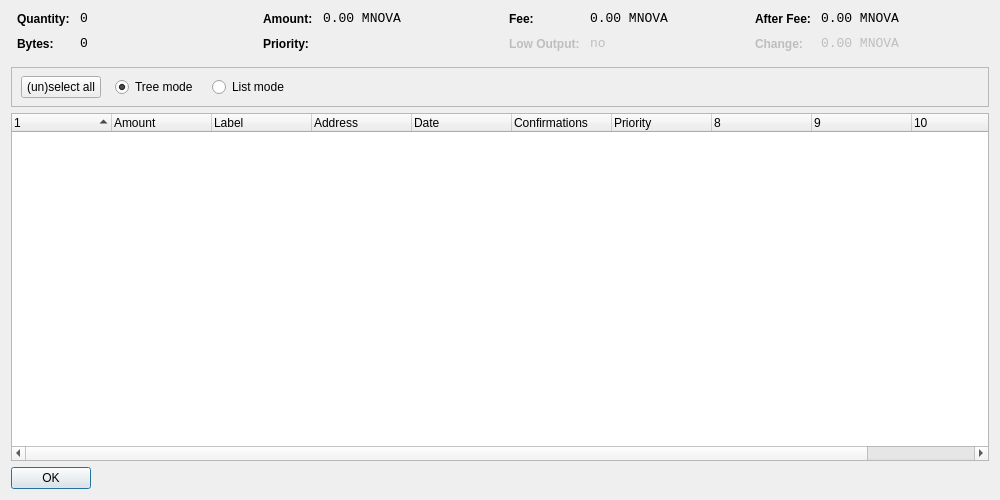
<?xml version="1.0" encoding="UTF-8"?>
<ui version="4.0">
 <class>CoinControlDialog</class>
 <widget class="QDialog" name="CoinControlDialog">
  <property name="geometry">
   <rect>
    <x>0</x>
    <y>0</y>
    <width>1000</width>
    <height>500</height>
   </rect>
  </property>
  <property name="windowTitle">
   <string>Coin Control</string>
  </property>
  <layout class="QVBoxLayout" name="verticalLayout">
   <item>
    <layout class="QHBoxLayout" name="horizontalLayoutTop" stretch="0,0,0,0">
     <property name="topMargin">
      <number>0</number>
     </property>
     <property name="bottomMargin">
      <number>10</number>
     </property>
     <item>
      <layout class="QFormLayout" name="formLayoutCoinControl1">
       <property name="horizontalSpacing">
        <number>10</number>
       </property>
       <property name="verticalSpacing">
        <number>10</number>
       </property>
       <property name="leftMargin">
        <number>6</number>
       </property>
       <property name="rightMargin">
        <number>6</number>
       </property>
       <item row="0" column="0">
        <widget class="QLabel" name="labelCoinControlQuantityText">
         <property name="styleSheet">
          <string notr="true">font-weight:bold;</string>
         </property>
         <property name="text">
          <string>Quantity:</string>
         </property>
        </widget>
       </item>
       <item row="0" column="1">
        <widget class="QLabel" name="labelCoinControlQuantity">
         <property name="font">
          <font>
           <family>Monospace</family>
           <pointsize>10</pointsize>
          </font>
         </property>
         <property name="cursor">
          <cursorShape>IBeamCursor</cursorShape>
         </property>
         <property name="contextMenuPolicy">
          <enum>Qt::ActionsContextMenu</enum>
         </property>
         <property name="text">
          <string notr="true">0</string>
         </property>
         <property name="textInteractionFlags">
          <set>Qt::LinksAccessibleByMouse|Qt::TextSelectableByKeyboard|Qt::TextSelectableByMouse</set>
         </property>
        </widget>
       </item>
       <item row="1" column="0">
        <widget class="QLabel" name="labelCoinControlBytesText">
         <property name="styleSheet">
          <string notr="true">font-weight:bold;</string>
         </property>
         <property name="text">
          <string>Bytes:</string>
         </property>
        </widget>
       </item>
       <item row="1" column="1">
        <widget class="QLabel" name="labelCoinControlBytes">
         <property name="font">
          <font>
           <family>Monospace</family>
           <pointsize>10</pointsize>
          </font>
         </property>
         <property name="cursor">
          <cursorShape>IBeamCursor</cursorShape>
         </property>
         <property name="contextMenuPolicy">
          <enum>Qt::ActionsContextMenu</enum>
         </property>
         <property name="text">
          <string notr="true">0</string>
         </property>
         <property name="textInteractionFlags">
          <set>Qt::LinksAccessibleByMouse|Qt::TextSelectableByKeyboard|Qt::TextSelectableByMouse</set>
         </property>
        </widget>
       </item>
      </layout>
     </item>
     <item>
      <layout class="QFormLayout" name="formLayoutCoinControl2">
       <property name="horizontalSpacing">
        <number>10</number>
       </property>
       <property name="verticalSpacing">
        <number>10</number>
       </property>
       <property name="leftMargin">
        <number>6</number>
       </property>
       <property name="rightMargin">
        <number>6</number>
       </property>
       <item row="0" column="0">
        <widget class="QLabel" name="labelCoinControlAmountText">
         <property name="styleSheet">
          <string notr="true">font-weight:bold;</string>
         </property>
         <property name="text">
          <string>Amount:</string>
         </property>
        </widget>
       </item>
       <item row="0" column="1">
        <widget class="QLabel" name="labelCoinControlAmount">
         <property name="font">
          <font>
           <family>Monospace</family>
           <pointsize>10</pointsize>
          </font>
         </property>
         <property name="cursor">
          <cursorShape>IBeamCursor</cursorShape>
         </property>
         <property name="contextMenuPolicy">
          <enum>Qt::ActionsContextMenu</enum>
         </property>
         <property name="text">
          <string notr="true">0.00 MNOVA</string>
         </property>
         <property name="textInteractionFlags">
          <set>Qt::LinksAccessibleByMouse|Qt::TextSelectableByKeyboard|Qt::TextSelectableByMouse</set>
         </property>
        </widget>
       </item>
       <item row="1" column="0">
        <widget class="QLabel" name="labelCoinControlPriorityText">
         <property name="styleSheet">
          <string notr="true">font-weight:bold;</string>
         </property>
         <property name="text">
          <string>Priority:</string>
         </property>
        </widget>
       </item>
       <item row="1" column="1">
        <widget class="QLabel" name="labelCoinControlPriority">
         <property name="font">
          <font>
           <family>Monospace</family>
           <pointsize>10</pointsize>
          </font>
         </property>
         <property name="cursor">
          <cursorShape>IBeamCursor</cursorShape>
         </property>
         <property name="contextMenuPolicy">
          <enum>Qt::ActionsContextMenu</enum>
         </property>
         <property name="text">
          <string/>
         </property>
         <property name="textInteractionFlags">
          <set>Qt::LinksAccessibleByMouse|Qt::TextSelectableByKeyboard|Qt::TextSelectableByMouse</set>
         </property>
        </widget>
       </item>
      </layout>
     </item>
     <item>
      <layout class="QFormLayout" name="formLayoutCoinControl3">
       <property name="horizontalSpacing">
        <number>10</number>
       </property>
       <property name="verticalSpacing">
        <number>10</number>
       </property>
       <property name="leftMargin">
        <number>6</number>
       </property>
       <property name="rightMargin">
        <number>6</number>
       </property>
       <item row="0" column="0">
        <widget class="QLabel" name="labelCoinControlFeeText">
         <property name="styleSheet">
          <string notr="true">font-weight:bold;</string>
         </property>
         <property name="text">
          <string>Fee:</string>
         </property>
        </widget>
       </item>
       <item row="0" column="1">
        <widget class="QLabel" name="labelCoinControlFee">
         <property name="font">
          <font>
           <family>Monospace</family>
           <pointsize>10</pointsize>
          </font>
         </property>
         <property name="cursor">
          <cursorShape>IBeamCursor</cursorShape>
         </property>
         <property name="contextMenuPolicy">
          <enum>Qt::ActionsContextMenu</enum>
         </property>
         <property name="text">
          <string notr="true">0.00 MNOVA</string>
         </property>
         <property name="textInteractionFlags">
          <set>Qt::LinksAccessibleByMouse|Qt::TextSelectableByKeyboard|Qt::TextSelectableByMouse</set>
         </property>
        </widget>
       </item>
       <item row="1" column="0">
        <widget class="QLabel" name="labelCoinControlLowOutputText">
         <property name="enabled">
          <bool>false</bool>
         </property>
         <property name="styleSheet">
          <string notr="true">font-weight:bold;</string>
         </property>
         <property name="text">
          <string>Low Output:</string>
         </property>
        </widget>
       </item>
       <item row="1" column="1">
        <widget class="QLabel" name="labelCoinControlLowOutput">
         <property name="enabled">
          <bool>false</bool>
         </property>
         <property name="font">
          <font>
           <family>Monospace</family>
           <pointsize>10</pointsize>
          </font>
         </property>
         <property name="cursor">
          <cursorShape>IBeamCursor</cursorShape>
         </property>
         <property name="contextMenuPolicy">
          <enum>Qt::ActionsContextMenu</enum>
         </property>
         <property name="text">
          <string notr="true">no</string>
         </property>
         <property name="textInteractionFlags">
          <set>Qt::LinksAccessibleByMouse|Qt::TextSelectableByKeyboard|Qt::TextSelectableByMouse</set>
         </property>
        </widget>
       </item>
      </layout>
     </item>
     <item>
      <layout class="QFormLayout" name="formLayoutCoinControl4">
       <property name="horizontalSpacing">
        <number>10</number>
       </property>
       <property name="verticalSpacing">
        <number>10</number>
       </property>
       <property name="leftMargin">
        <number>6</number>
       </property>
       <property name="rightMargin">
        <number>6</number>
       </property>
       <item row="0" column="0">
        <widget class="QLabel" name="labelCoinControlAfterFeeText">
         <property name="styleSheet">
          <string notr="true">font-weight:bold;</string>
         </property>
         <property name="text">
          <string>After Fee:</string>
         </property>
        </widget>
       </item>
       <item row="0" column="1">
        <widget class="QLabel" name="labelCoinControlAfterFee">
         <property name="font">
          <font>
           <family>Monospace</family>
           <pointsize>10</pointsize>
          </font>
         </property>
         <property name="cursor">
          <cursorShape>IBeamCursor</cursorShape>
         </property>
         <property name="contextMenuPolicy">
          <enum>Qt::ActionsContextMenu</enum>
         </property>
         <property name="text">
          <string notr="true">0.00 MNOVA</string>
         </property>
         <property name="textInteractionFlags">
          <set>Qt::LinksAccessibleByMouse|Qt::TextSelectableByKeyboard|Qt::TextSelectableByMouse</set>
         </property>
        </widget>
       </item>
       <item row="1" column="0">
        <widget class="QLabel" name="labelCoinControlChangeText">
         <property name="enabled">
          <bool>false</bool>
         </property>
         <property name="styleSheet">
          <string notr="true">font-weight:bold;</string>
         </property>
         <property name="text">
          <string>Change:</string>
         </property>
        </widget>
       </item>
       <item row="1" column="1">
        <widget class="QLabel" name="labelCoinControlChange">
         <property name="enabled">
          <bool>false</bool>
         </property>
         <property name="font">
          <font>
           <family>Monospace</family>
           <pointsize>10</pointsize>
          </font>
         </property>
         <property name="cursor">
          <cursorShape>IBeamCursor</cursorShape>
         </property>
         <property name="contextMenuPolicy">
          <enum>Qt::ActionsContextMenu</enum>
         </property>
         <property name="text">
          <string notr="true">0.00 MNOVA</string>
         </property>
         <property name="textInteractionFlags">
          <set>Qt::LinksAccessibleByMouse|Qt::TextSelectableByKeyboard|Qt::TextSelectableByMouse</set>
         </property>
        </widget>
       </item>
      </layout>
     </item>
    </layout>
   </item>
   <item>
    <widget class="QFrame" name="frame">
     <property name="minimumSize">
      <size>
       <width>0</width>
       <height>40</height>
      </size>
     </property>
     <property name="frameShape">
      <enum>QFrame::StyledPanel</enum>
     </property>
     <property name="frameShadow">
      <enum>QFrame::Sunken</enum>
     </property>
     <widget class="QWidget" name="horizontalLayoutWidget">
      <property name="geometry">
       <rect>
        <x>10</x>
        <y>0</y>
        <width>781</width>
        <height>41</height>
       </rect>
      </property>
      <layout class="QHBoxLayout" name="horizontalLayoutPanel" stretch="0,0,0,0,0">
       <property name="spacing">
        <number>14</number>
       </property>
       <item>
        <widget class="QPushButton" name="pushButtonSelectAll">
         <property name="sizePolicy">
          <sizepolicy hsizetype="Maximum" vsizetype="Fixed">
           <horstretch>0</horstretch>
           <verstretch>0</verstretch>
          </sizepolicy>
         </property>
         <property name="text">
          <string>(un)select all</string>
         </property>
        </widget>
       </item>
       <item>
        <widget class="QRadioButton" name="radioTreeMode">
         <property name="sizePolicy">
          <sizepolicy hsizetype="Maximum" vsizetype="Fixed">
           <horstretch>0</horstretch>
           <verstretch>0</verstretch>
          </sizepolicy>
         </property>
         <property name="text">
          <string>Tree mode</string>
         </property>
         <property name="checked">
          <bool>true</bool>
         </property>
        </widget>
       </item>
       <item>
        <widget class="QRadioButton" name="radioListMode">
         <property name="sizePolicy">
          <sizepolicy hsizetype="Maximum" vsizetype="Fixed">
           <horstretch>0</horstretch>
           <verstretch>0</verstretch>
          </sizepolicy>
         </property>
         <property name="text">
          <string>List mode</string>
         </property>
        </widget>
       </item>
       <item>
        <spacer name="horizontalSpacer">
         <property name="orientation">
          <enum>Qt::Horizontal</enum>
         </property>
         <property name="sizeHint" stdset="0">
          <size>
           <width>40</width>
           <height>20</height>
          </size>
         </property>
        </spacer>
       </item>
      </layout>
     </widget>
    </widget>
   </item>
   <item>
    <widget class="CoinControlTreeWidget" name="treeWidget">
     <property name="contextMenuPolicy">
      <enum>Qt::CustomContextMenu</enum>
     </property>
     <property name="sortingEnabled">
      <bool>false</bool>
     </property>
     <property name="columnCount">
      <number>11</number>
     </property>
     <attribute name="headerShowSortIndicator" stdset="0">
      <bool>true</bool>
     </attribute>
     <attribute name="headerStretchLastSection">
      <bool>false</bool>
     </attribute>
     <column>
      <property name="text">
       <string/>
      </property>
     </column>
     <column>
      <property name="text">
       <string>Amount</string>
      </property>
     </column>
     <column>
      <property name="text">
       <string>Label</string>
      </property>
     </column>
     <column>
      <property name="text">
       <string>Address</string>
      </property>
     </column>
     <column>
      <property name="text">
       <string>Date</string>
      </property>
     </column>
     <column>
      <property name="text">
       <string>Confirmations</string>
      </property>
      <property name="toolTip">
       <string>Confirmed</string>
      </property>
     </column>
     <column>
      <property name="text">
       <string>Priority</string>
      </property>
     </column>
     <column>
      <property name="text">
       <string/>
      </property>
     </column>
     <column>
      <property name="text">
       <string/>
      </property>
     </column>
     <column>
      <property name="text">
       <string/>
      </property>
     </column>
     <column>
      <property name="text">
       <string/>
      </property>
     </column>
    </widget>
   </item>
   <item>
    <widget class="QDialogButtonBox" name="buttonBox">
     <property name="sizePolicy">
      <sizepolicy hsizetype="Maximum" vsizetype="Fixed">
       <horstretch>0</horstretch>
       <verstretch>0</verstretch>
      </sizepolicy>
     </property>
     <property name="orientation">
      <enum>Qt::Horizontal</enum>
     </property>
     <property name="standardButtons">
      <set>QDialogButtonBox::Ok</set>
     </property>
    </widget>
   </item>
  </layout>
 </widget>
 <customwidgets>
  <customwidget>
   <class>CoinControlTreeWidget</class>
   <extends>QTreeWidget</extends>
   <header>coincontroltreewidget.h</header>
  </customwidget>
 </customwidgets>
 <resources/>
 <connections/>
</ui>
